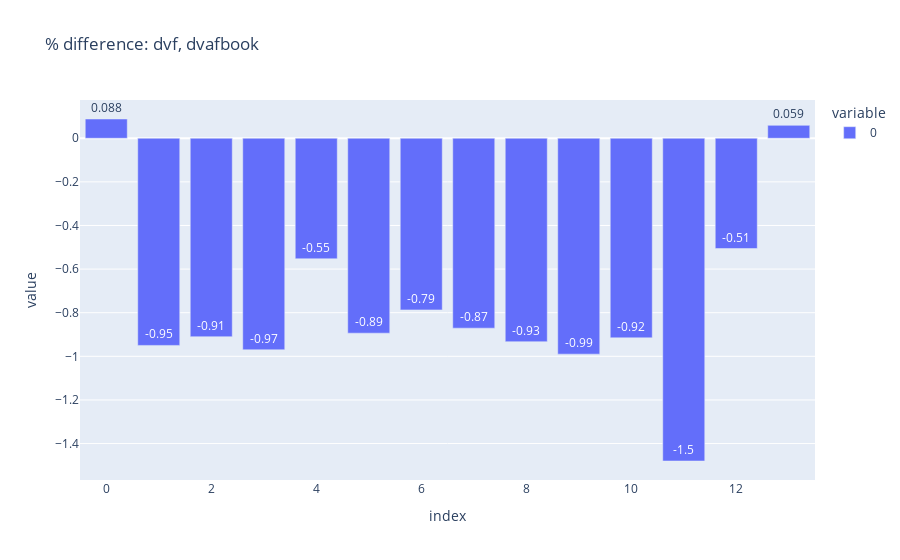

Source (notebook cell):
### Code cell
fig = px.bar(df_diff["dvf"]-df_diff["dvf_book"]/df_diff["dvf"],title="% difference: dvf, dvafbook", barmode="group", text_auto=".2")
fig.show()

### Figure 1 — Plotly figure (JSON) as saved in the notebook; plotly's stock layout.template omitted (floating-point values rounded to 4 significant figures)
{"data": [{"alignmentgroup": "True", "hovertemplate": "variable=0<br>index=%{x}<br>value=%{y}<extra></extra>", "legendgroup": "0", "marker": {"color": "#636efa", "pattern": {"shape": ""}}, "name": "0", "offsetgroup": "0", "orientation": "v", "showlegend": true, "textposition": "auto", "texttemplate": "%{y:.2}", "type": "bar", "x": [0, 1, 2, 3, 4, 5, 6, 7, 8, 9, 10, 11, 12, 13], "xaxis": "x", "y": [0.08825, -0.95, -0.91, -0.97, -0.5527, -0.8938, -0.7871, -0.8709, -0.9329, -0.99, -0.9153, -1.48, -0.5056, 0.05913], "yaxis": "y"}], "layout": {"barmode": "group", "legend": {"title": {"text": "variable"}, "tracegroupgap": 0}, "title": {"text": "% difference: dvf, dvafbook"}, "xaxis": {"anchor": "y", "domain": [0, 1], "title": {"text": "index"}}, "yaxis": {"anchor": "x", "domain": [0, 1], "title": {"text": "value"}}}}
